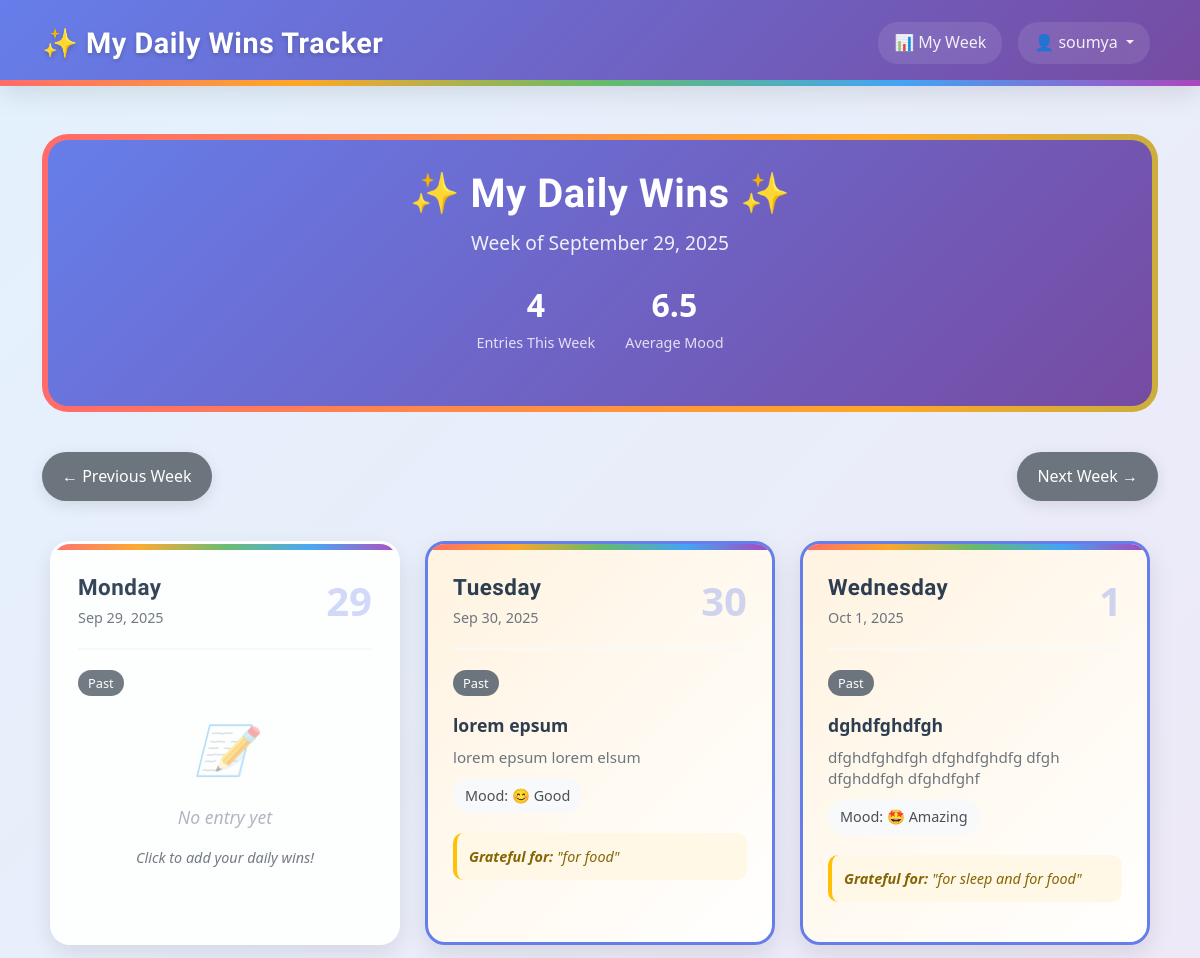
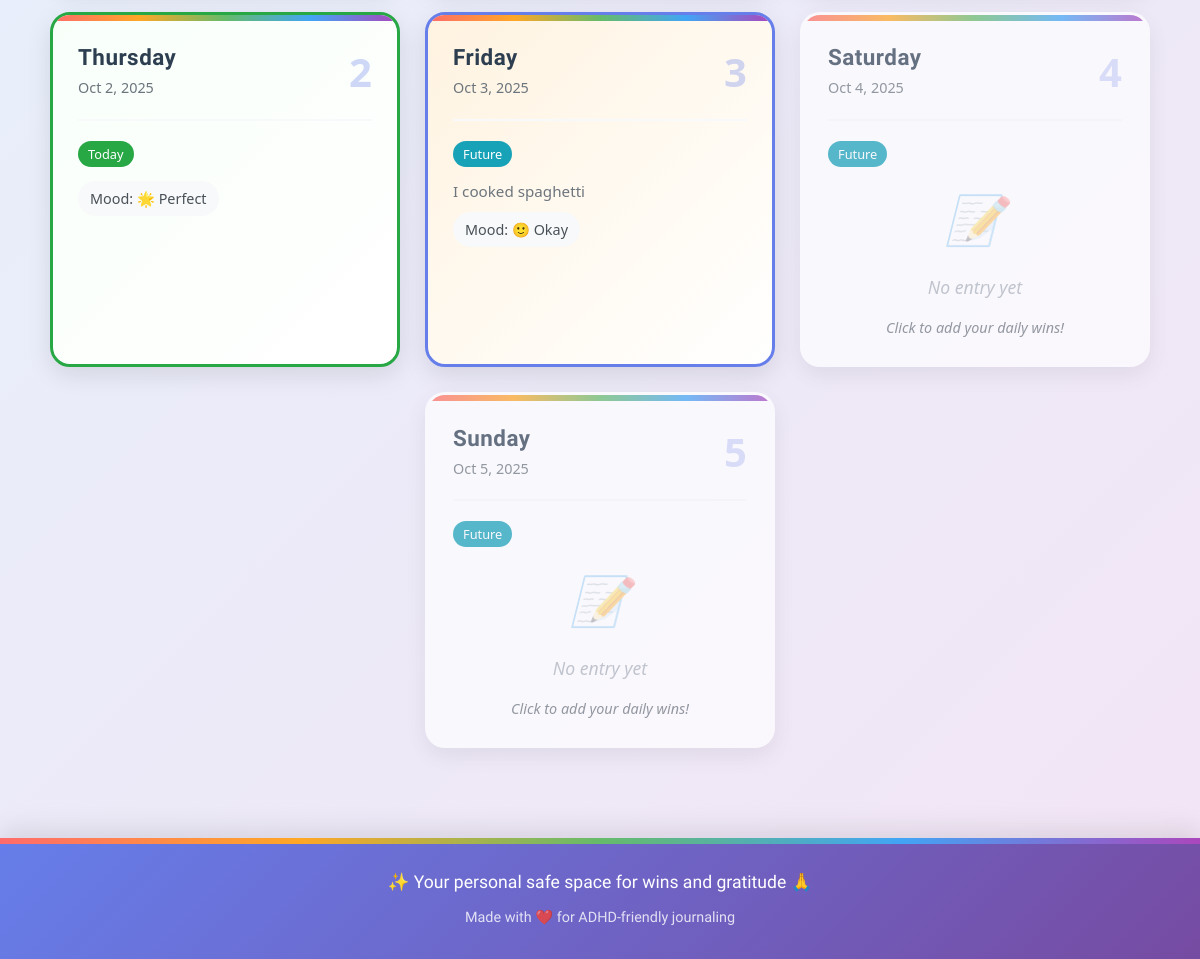
/weekly/ (signed in), run on the app's committed database (2 pictures, top to bottom).
### tracker/models.py (models this page shows, shortened)
class Entry(models.Model):
    class MoodChoice(models.IntegerChoices):
        TERRIBLE = 1, '😰 Terrible'
        BAD = 2, '😞 Bad'
        MEH = 3, '😐 Meh'
        OKAY = 4, '🙂 Okay'
        GOOD = 5, '😊 Good'
        GREAT = 6, '😄 Great'
        AMAZING = 7, '🤩 Amazing'
        FANTASTIC = 8, '🥳 Fantastic'
        INCREDIBLE = 9, '✨ Incredible'
        PERFECT = 10, '🌟 Perfect'
    user = models.ForeignKey(User, on_delete=models.CASCADE, related_name='entries')
    entry_date = models.DateField(help_text="The date this entry is for", null=True, blank=True)
    title = models.CharField(max_length=200, blank=True, help_text="Short title for your daily win")
    content = models.TextField(blank=True, help_text="Details about your daily wins")
    mood_rating = models.IntegerField(
        choices=MoodChoice.choices,
        null=True,
        blank=True,
        help_text="How was your mood today?"
    )
    gratitude_text = models.TextField(
        blank=True,
        help_text="Today I was grateful for..."
    )
    date_created = models.DateTimeField(auto_now_add=True)
    date_modified = models.DateTimeField(auto_now=True)
    is_private = models.BooleanField(default=True)
    categories = models.ManyToManyField(
        Category,
        blank=True,
        related_name='entries',
        help_text="Optional categories for this entry"
    )
    class Meta:
        verbose_name_plural = "Entries"
        ordering = ['-entry_date', '-date_created']
        constraints = [
            UniqueConstraint(
                fields=['user', 'entry_date'],
                name='unique_entry_per_user_per_day',
                violation_error_message='You can only have one entry per day.'
            ),
            models.CheckConstraint(
                name='mood_rating_valid_choice',
                check=models.Q(mood_rating__isnull=True) | models.Q(mood_rating__in=[1,2,3,4,5,6,7,8,9,10]),
                violation_error_message='Mood rating must be between 1 and 10.',
            )
        ]
        indexes = [
            models.Index(fields=['user', '-entry_date']),
            models.Index(fields=['user', 'entry_date']),  # For specific day lookups
            models.Index(fields=['mood_rating']),
        ]
    @property
    def mood_emoji(self):
        if self.mood_rating:
            return dict(self.MoodChoice.choices)[self.mood_rating]
        return "😶 No mood set"
    @property
    def has_content(self):
        return bool(self.title or self.content or self.gratitude_text or self.mood_rating)

### tracker/views.py (the view)
# urls.py: path("weekly/", views.weekly_dashboard, name="weekly_dashboard"),
@login_required
def weekly_dashboard(request):
    today = date.today()
    days_since_monday = today.weekday()  # Monday = 0, Sunday = 6
    week_start = today - timedelta(days=days_since_monday)
    week_offset = request.GET.get('week', 0)
    try:
        week_offset = int(week_offset)
    except (ValueError, TypeError):
        week_offset = 0
    target_week_start = week_start + timedelta(weeks=week_offset)
    week_days = []
    for i in range(7):
        day_date = target_week_start + timedelta(days=i)
        try:
            entry = Entry.objects.get(user=request.user, entry_date=day_date)
        except Entry.DoesNotExist:
            entry = None
        week_days.append({
            'date': day_date,
            'day_name': day_date.strftime('%A'),
            'day_short': day_date.strftime('%a'),
            'day_number': day_date.day,
            'entry': entry,
            'is_today': day_date == today,
            'is_past': day_date < today,
            'is_future': day_date > today,
        })
    prev_week = week_offset - 1
    next_week = week_offset + 1
    current_week_label = target_week_start.strftime('%B %d, %Y')
    week_end = target_week_start + timedelta(days=6)
    week_entries = Entry.objects.filter(
        user=request.user,
        entry_date__range=[target_week_start, week_end]
    )
    week_stats = {
        'entries_count': week_entries.count(),
        'avg_mood': None,
        'mood_trend': None,
    }
    mood_entries = week_entries.filter(mood_rating__isnull=False)
    if mood_entries.exists():
        total_mood = sum(entry.mood_rating for entry in mood_entries)
        week_stats['avg_mood'] = round(total_mood / mood_entries.count(), 1)
    context = {
        'week_days': week_days,
        'week_start': target_week_start,
        'week_label': current_week_label,
        'prev_week': prev_week,
        'next_week': next_week,
        'week_stats': week_stats,
        'is_current_week': week_offset == 0,
    }
    return render(request, 'tracker/weekly_dashboard.html', context)

### templates/tracker/weekly_dashboard.html (shortened to what this page needs)
{% extends 'base.html' %}
{% load static %}
{% block content %}
<div class="week-container">
    <div style="
        position: relative;
        margin-bottom: 40px;
        padding: 6px;
        background: linear-gradient(90deg, #ff6b6b, #ffa726, #66bb6a, #42a5f5, #ab47bc);
        background-size: 300% 100%;
        animation: gradient-shift 3s ease infinite;
        border-radius: 26px;
    ">
        <div style="
            text-align: center;
            background: linear-gradient(135deg, #667eea 0%, #764ba2 100%);
            color: white;
            padding: 30px;
            border-radius: 20px;
            position: relative;
        ">
            <h1 style="font-size: 2.5rem; font-weight: bold; margin-bottom: 10px;">✨ My Daily Wins ✨</h1>
            <p style="font-size: 1.2rem; opacity: 0.9;">Week of {{ week_label }}</p>
            <div style="display: flex; justify-content: center; gap: 30px; margin: 20px 0;">
                <div style="text-align: center;">
                    <span style="font-size: 2rem; font-weight: bold; display: block;">{{ week_stats.entries_count }}</span>
                    <span style="font-size: 0.9rem; opacity: 0.8;">Entries This Week</span>
                </div>
                {% if week_stats.avg_mood %}
                <div style="text-align: center;">
                    <span style="font-size: 2rem; font-weight: bold; display: block;">{{ week_stats.avg_mood }}</span>
                    <span style="font-size: 0.9rem; opacity: 0.8;">Average Mood</span>
                </div>
                {% endif %}
            </div>
        </div>
    </div>
    <div style="display: flex; justify-content: space-between; align-items: center; margin-bottom: 30px; flex-wrap: wrap; gap: 15px;">
        <a href="?week={{ prev_week }}" style="
            display: flex;
            align-items: center;
            gap: 10px;
            padding: 12px 20px;
            background: #6c757d;
            color: white;
            text-decoration: none;
            border-radius: 25px;
            transition: all 0.3s ease;
            box-shadow: 0 4px 15px rgba(0,0,0,0.1);
        " onmouseover="this.style.background='#5a6268'; this.style.transform='translateY(-2px)'" onmouseout="this.style.background='#6c757d'; this.style.transform='translateY(0)'">
            ← Previous Week
        </a>
        <a href="?week={{ next_week }}" style="
            display: flex;
            align-items: center;
            gap: 10px;
            padding: 12px 20px;
            background: #6c757d;
            color: white;
            text-decoration: none;
            border-radius: 25px;
            transition: all 0.3s ease;
            box-shadow: 0 4px 15px rgba(0,0,0,0.1);
        " onmouseover="this.style.background='#5a6268'; this.style.transform='translateY(-2px)'" onmouseout="this.style.background='#6c757d'; this.style.transform='translateY(0)'">
            Next Week →
        </a>
    </div>
    <div style="
        display: flex;
        flex-wrap: wrap;
        gap: 25px;
        margin: 40px 0;
        justify-content: center;
    ">
        {% for day in week_days %}
        <div class="day-card-clickable"
             data-date="{{ day.date|date:'Y-m-d' }}"
             style="
                background: white;
                border-radius: 20px;
                padding: 25px;
                box-shadow: 0 8px 25px rgba(0,0,0,0.1);
                transition: all 0.3s ease;
                cursor: pointer;
                position: relative;
                overflow: hidden;
                min-height: 280px;
                flex: 1 1 280px;
                max-width: 350px;
                border: 3px solid {% if day.is_today %}#28a745{% elif day.entry.has_content %}#667eea{% else %}transparent{% endif %};
                {% if day.is_today %}
                background: linear-gradient(135deg, #f8fff9 0%, #ffffff 100%);
                {% elif day.entry.has_content %}
                background: linear-gradient(135deg, #fff3e0 0%, #ffffff 100%);
                {% elif day.is_future %}
                opacity: 0.7;
                {% else %}
                opacity: 0.95;
                {% endif %}
             "
             onmouseover="this.style.transform='translateY(-8px) scale(1.02)'; this.style.boxShadow='0 15px 40px rgba(0,0,0,0.15)'"
             onmouseout="this.style.transform='translateY(0) scale(1)'; this.style.boxShadow='0 8px 25px rgba(0,0,0,0.1)'">
            <div style="
                position: absolute;
                top: 0;
                left: 0;
                right: 0;
                height: 6px;
                background: linear-gradient(90deg, #ff6b6b, #ffa726, #66bb6a, #42a5f5, #ab47bc);
            "></div>
            <div style="
                display: flex;
                justify-content: space-between;
                align-items: center;
                margin-bottom: 20px;
                padding-bottom: 15px;
                border-bottom: 2px solid #f8f9fa;
            ">
                <div>
                    <h3 style="margin: 0; font-size: 1.4rem; color: #2c3e50; font-weight: 600;">{{ day.day_name }}</h3>
                    <div style="font-size: 0.9rem; color: #6c757d; margin-top: 5px;">{{ day.date|date:'M j, Y' }}</div>
                </div>
                <div style="font-size: 2.5rem; font-weight: bold; color: #667eea; opacity: 0.3;">{{ day.day_number }}</div>
            </div>
            <div style="margin-bottom: 15px;">
                {% if day.is_today %}
                    <span style="background: #28a745; color: white; padding: 4px 10px; border-radius: 15px; font-size: 0.8rem; font-weight: 500;">Today</span>
                {% elif day.is_past %}
                    <span style="background: #6c757d; color: white; padding: 4px 10px; border-radius: 15px; font-size: 0.8rem; font-weight: 500;">Past</span>
                {% else %}
                    <span style="background: #17a2b8; color: white; padding: 4px 10px; border-radius: 15px; font-size: 0.8rem; font-weight: 500;">Future</span>
                {% endif %}
            </div>
            <div style="min-height: 120px;">
                {% if day.entry and day.entry.has_content %}
                    <div style="margin-bottom: 15px; position: relative;">
                        {% if day.entry.title %}
                            <div style="font-weight: 600; color: #2c3e50; margin-bottom: 8px; font-size: 1.1rem; padding-right: 60px;">{{ day.entry.title|truncatechars:50 }}</div>
                        {% endif %}
                        {% if day.entry.content %}
                            <div style="color: #6c757d; font-size: 0.95rem; line-height: 1.4; margin-bottom: 10px;">{{ day.entry.content|truncatechars:80 }}</div>
                        {% endif %}
        {% if day.entry.mood_rating %}
            <div style="display: inline-flex; align-items: center; gap: 8px; padding: 6px 12px; background: #f8f9fa; border-radius: 20px; font-size: 0.9rem; color: #495057; margin-bottom: 10px;">
                <span>Mood: {{ day.entry.mood_emoji }}</span>
            </div>
        {% endif %}
        {% if day.entry.gratitude_text %}
            <div style="background: #fff8e7; padding: 12px; border-radius: 10px; border-left: 4px solid #ffc107; margin-top: 10px; font-style: italic; color: #856404; font-size: 0.9rem;">
                <strong>Grateful for:</strong> "{{ day.entry.gratitude_text|truncatechars:60 }}"
            </div>
        {% endif %}
                    </div>
                {% else %}
                    <div style="text-align: center; color: #adb5bd; font-style: italic; display: flex; flex-direction: column; align-items: center; justify-content: center; height: 100%; gap: 15px;">
                        <div style="font-size: 3rem; opacity: 0.5;">📝</div>
                        <div style="font-size: 1.1rem;">No entry yet</div>
                        <div style="font-size: 0.9rem; color: #6c757d;">Click to add your daily wins!</div>
                    </div>
                {% endif %}
            </div>
        </div>
        {% endfor %}
    </div>
</div>
{% endblock %}

### templates/base.html (shortened to what this page needs)
{% load widget_tweaks %}
<!doctype html>
<html lang="en">
<head>
    <link href="https://cdn.jsdelivr.net/npm/bootstrap@5.3.0/dist/css/bootstrap.min.css" rel="stylesheet">
    <link rel="stylesheet" href="https://cdnjs.cloudflare.com/ajax/libs/font-awesome/6.0.0/css/all.min.css">
</head>
<body class="{% if request.resolver_match.url_name == 'home' %}homepage{% else %}app-page{% endif %}">
    <nav class="navbar navbar-expand-lg navbar-dark custom-navbar">
        <div class="container">
            <a class="navbar-brand" href="{% url 'home' %}">
                ✨ My Daily Wins Tracker
            </a>
            <div class="collapse navbar-collapse" id="navbarNav">
                <ul class="navbar-nav ms-auto">
                    {% if user.is_authenticated %}
                        <li class="nav-item">
                            <a class="nav-link" href="{% url 'weekly_dashboard' %}">
                                📊 My Week
                            </a>
                        </li>
                        <li class="nav-item dropdown">
                            <a class="nav-link dropdown-toggle" href="#" id="navbarDropdown" role="button" data-bs-toggle="dropdown">
                                👤 {{ user.username }}
                            </a>
                        </li>
                    {% endif %}
                </ul>
            </div>
        </div>
    </nav>
    <div class="container mt-5 flex-grow-1">
        {% block content %}{% endblock %}
    </div>
    <footer style="
        background: linear-gradient(135deg, #667eea 0%, #764ba2 100%);
        color: white;
        text-align: center;
        padding: 30px 0;
        margin-top: 50px;
        box-shadow: 0 -8px 25px rgba(0,0,0,0.1);
        position: relative;
    ">
        <div style="
            position: absolute;
            top: 0;
            left: 0;
            right: 0;
            height: 6px;
            background: linear-gradient(90deg, #ff6b6b, #ffa726, #66bb6a, #42a5f5, #ab47bc);
        "></div>
        <div class="container">
            <p style="margin: 0; font-size: 1.1rem; font-weight: 500; font-family: 'Comfortaa', cursive;">✨ Your personal safe space for wins and gratitude 🙏</p>
            <p style="margin: 10px 0 0 0; opacity: 0.8; font-size: 0.9rem; font-family: 'Comfortaa', cursive;">Made with ❤️ for ADHD-friendly journaling</p>
        </div>
    </footer>
</body>
</html>

### data on the page
Entry: day_name "Tuesday", date "Sep 30, 2025", day_number "30", shows "Past", entry "lorem epsum", entry.content "lorem epsum lorem elsum", entry.mood_emoji "😊 Good", entry.gratitude_text "for food"
Entry: day_name "Wednesday", date "Oct 1, 2025", day_number "1", shows "Past", entry "dghdfghdfgh", entry.content "dfghdfghdfgh dfghdfghdfg dfgh dfghddfgh dfghdfghf", entry.mood_emoji "🤩 Amazing", entry.gratitude_text "for sleep and for food"
Entry: day_name "Thursday", date "Oct 2, 2025", day_number "2", shows "Today", entry.mood_emoji "🌟 Perfect"
Entry: day_name "Friday", date "Oct 3, 2025", day_number "3", shows "Future", entry.content "I cooked spaghetti", entry.mood_emoji "🙂 Okay"

### other printed values
{{ user.username }} "soumya"
{{ week_label }} "September 29, 2025"
{{ week_stats.entries_count }} "4"
{{ week_stats.avg_mood }} "6.5"
{{ day.day_name }} "Monday" "Saturday" "Sunday"
{{ day.date|date:'M j, Y' }} "Sep 29, 2025" "Oct 4, 2025" "Oct 5, 2025"
{{ day.day_number }} "29" "4" "5"
